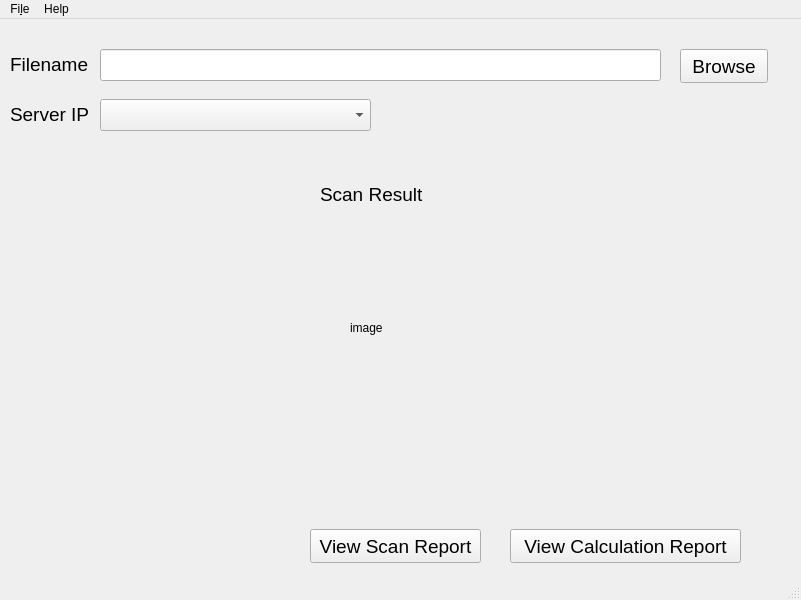
<?xml version="1.0" encoding="UTF-8"?>
<ui version="4.0">
 <class>MainWindow</class>
 <widget class="QMainWindow" name="MainWindow">
  <property name="geometry">
   <rect>
    <x>0</x>
    <y>0</y>
    <width>801</width>
    <height>600</height>
   </rect>
  </property>
  <property name="windowTitle">
   <string>App</string>
  </property>
  <widget class="QWidget" name="centralwidget">
   <widget class="QLabel" name="label">
    <property name="geometry">
     <rect>
      <x>10</x>
      <y>20</y>
      <width>91</width>
      <height>51</height>
     </rect>
    </property>
    <property name="font">
     <font>
      <pointsize>14</pointsize>
     </font>
    </property>
    <property name="text">
     <string>Filename</string>
    </property>
   </widget>
   <widget class="QLabel" name="label_2">
    <property name="geometry">
     <rect>
      <x>10</x>
      <y>70</y>
      <width>91</width>
      <height>51</height>
     </rect>
    </property>
    <property name="font">
     <font>
      <pointsize>14</pointsize>
     </font>
    </property>
    <property name="text">
     <string>Server IP</string>
    </property>
   </widget>
   <widget class="QLineEdit" name="lineEdit">
    <property name="geometry">
     <rect>
      <x>100</x>
      <y>30</y>
      <width>561</width>
      <height>32</height>
     </rect>
    </property>
    <property name="font">
     <font>
      <pointsize>12</pointsize>
     </font>
    </property>
   </widget>
   <widget class="QPushButton" name="btnBrowse">
    <property name="geometry">
     <rect>
      <x>680</x>
      <y>30</y>
      <width>88</width>
      <height>34</height>
     </rect>
    </property>
    <property name="font">
     <font>
      <pointsize>14</pointsize>
     </font>
    </property>
    <property name="text">
     <string>Browse</string>
    </property>
   </widget>
   <widget class="QComboBox" name="comboBox">
    <property name="geometry">
     <rect>
      <x>100</x>
      <y>80</y>
      <width>271</width>
      <height>32</height>
     </rect>
    </property>
   </widget>
   <widget class="QLabel" name="label_3">
    <property name="geometry">
     <rect>
      <x>320</x>
      <y>150</y>
      <width>111</width>
      <height>51</height>
     </rect>
    </property>
    <property name="font">
     <font>
      <pointsize>14</pointsize>
     </font>
    </property>
    <property name="text">
     <string>Scan Result</string>
    </property>
   </widget>
   <widget class="QLabel" name="image">
    <property name="geometry">
     <rect>
      <x>350</x>
      <y>300</y>
      <width>58</width>
      <height>18</height>
     </rect>
    </property>
    <property name="text">
     <string>image</string>
    </property>
   </widget>
   <widget class="QPushButton" name="btnReport">
    <property name="geometry">
     <rect>
      <x>310</x>
      <y>510</y>
      <width>171</width>
      <height>34</height>
     </rect>
    </property>
    <property name="font">
     <font>
      <pointsize>14</pointsize>
     </font>
    </property>
    <property name="text">
     <string>View Scan Report</string>
    </property>
   </widget>
   <widget class="QPushButton" name="btnCalculation">
    <property name="geometry">
     <rect>
      <x>510</x>
      <y>510</y>
      <width>231</width>
      <height>34</height>
     </rect>
    </property>
    <property name="font">
     <font>
      <pointsize>14</pointsize>
     </font>
    </property>
    <property name="text">
     <string>View Calculation Report</string>
    </property>
   </widget>
  </widget>
  <widget class="QMenuBar" name="menubar">
   <property name="geometry">
    <rect>
     <x>0</x>
     <y>0</y>
     <width>801</width>
     <height>30</height>
    </rect>
   </property>
   <widget class="QMenu" name="menuFile">
    <property name="title">
     <string>Fi&amp;le</string>
    </property>
    <addaction name="actionOpen"/>
    <addaction name="actionExit"/>
   </widget>
   <widget class="QMenu" name="menuHelp">
    <property name="title">
     <string>Help</string>
    </property>
    <addaction name="actionAbout"/>
    <addaction name="actionUsage"/>
   </widget>
   <addaction name="menuFile"/>
   <addaction name="menuHelp"/>
  </widget>
  <widget class="QStatusBar" name="statusbar"/>
  <action name="actionOpen">
   <property name="text">
    <string>Open</string>
   </property>
   <property name="shortcut">
    <string>Ctrl+O</string>
   </property>
  </action>
  <action name="actionExit">
   <property name="text">
    <string>Exit</string>
   </property>
   <property name="shortcut">
    <string>Ctrl+X</string>
   </property>
  </action>
  <action name="actionAbout">
   <property name="text">
    <string>About</string>
   </property>
   <property name="shortcut">
    <string>Ctrl+A</string>
   </property>
  </action>
  <action name="actionUsage">
   <property name="text">
    <string>Usage</string>
   </property>
   <property name="shortcut">
    <string>Ctrl+U</string>
   </property>
  </action>
 </widget>
 <resources/>
 <connections/>
 <slots>
  <signal>openFile()</signal>
 </slots>
</ui>
